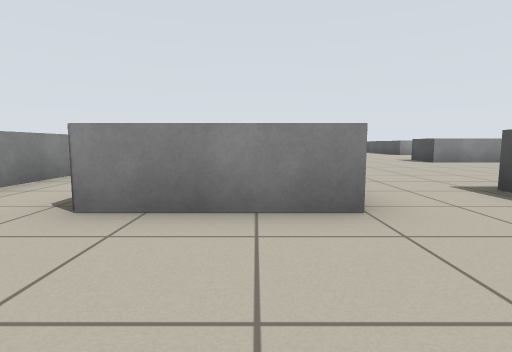
View 1 (above)

19 first-person views from a walk through a world built for the Player/Stage simulator. The camera is 0.62 m above the floor, tilts 6° down and sees 80° across. Floor lines are 1 m apart. The floor is counted in squares, 1 m on a side. Each view is taken from the middle of a square. On the plan, view 1 faces up. The plan holds only what a view shows up to about 9 squares ahead; the rest is blank. The robots in the file are not drawn.

View 2
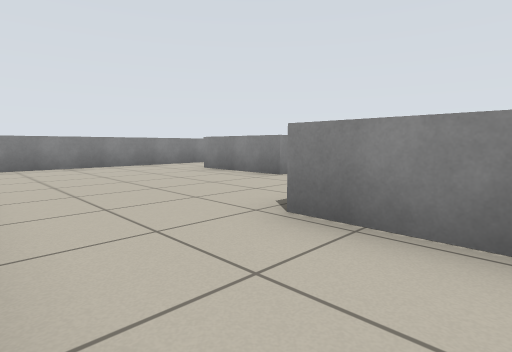

View 3
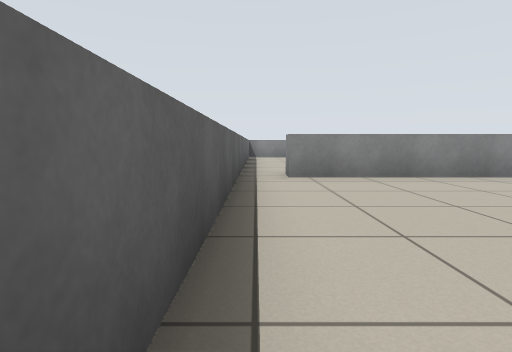

View 4
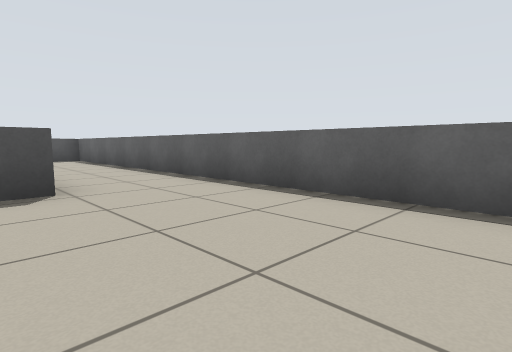

View 5
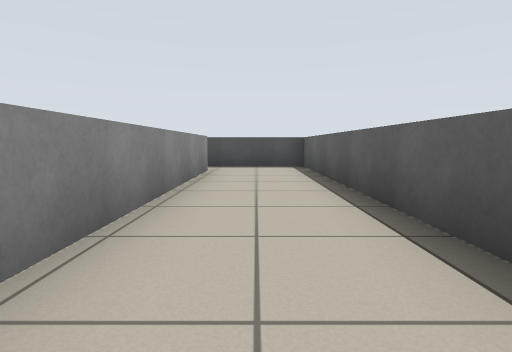

View 6
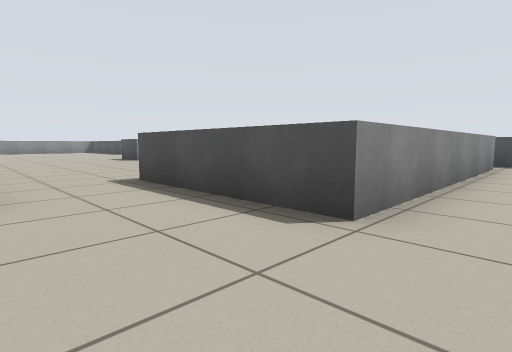

View 7
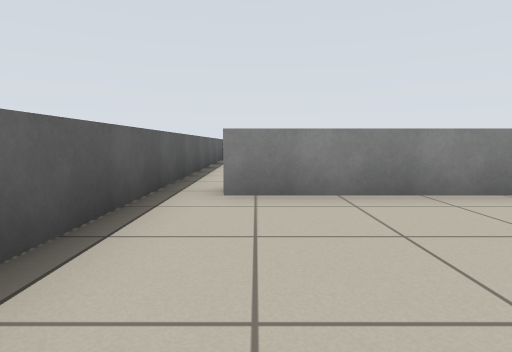

View 8
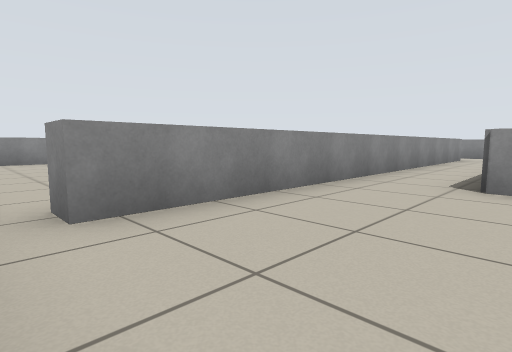

View 9
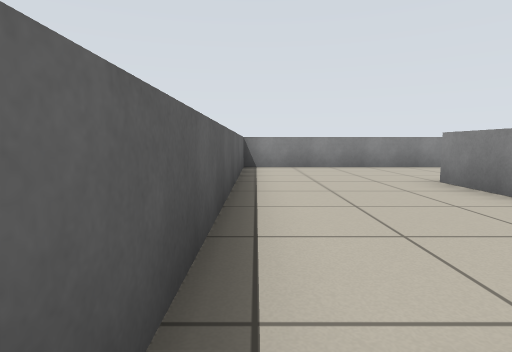

View 10
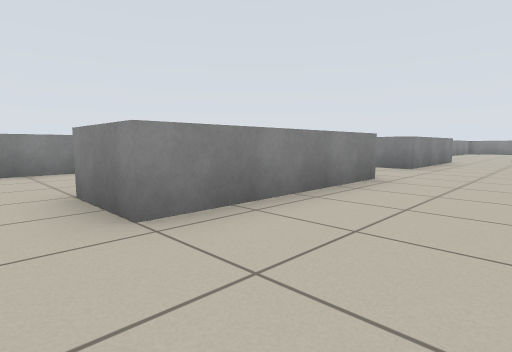

View 11
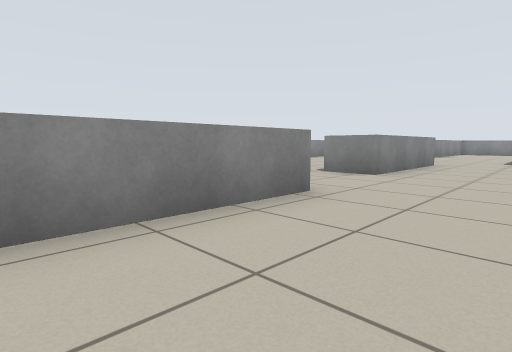

View 12
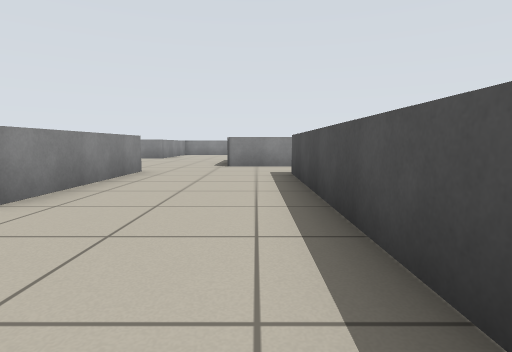

View 13
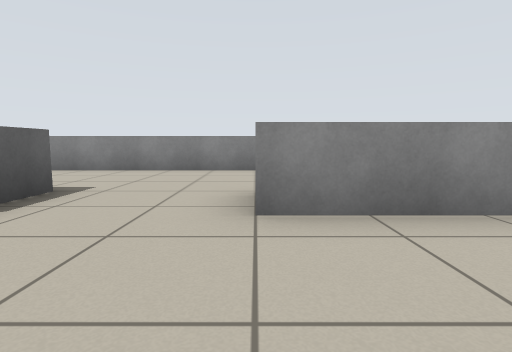

View 14
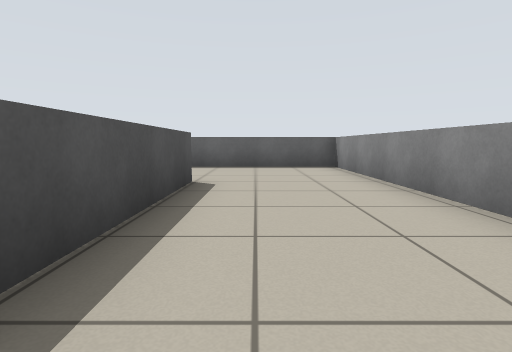

View 15
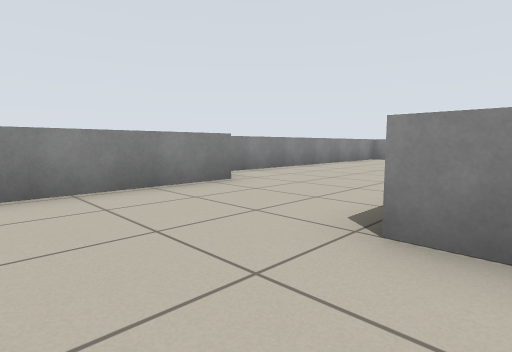

View 16
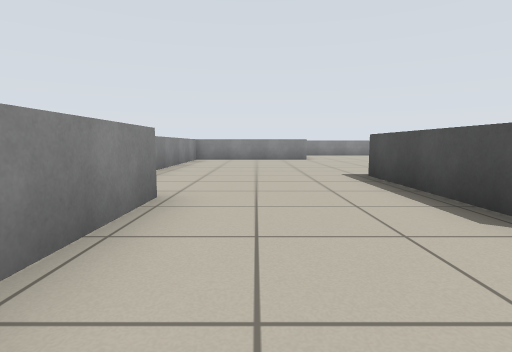

View 17
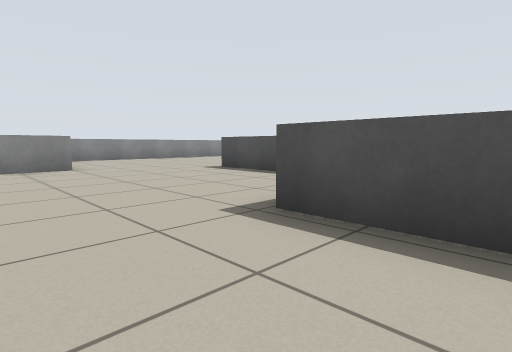

View 18
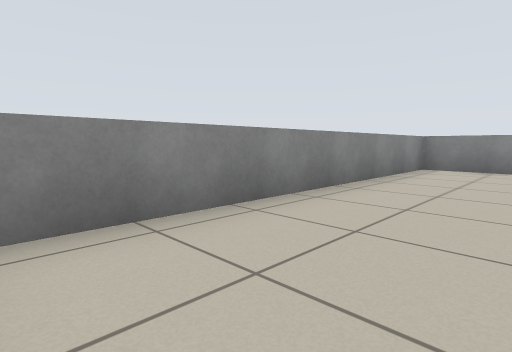

View 19
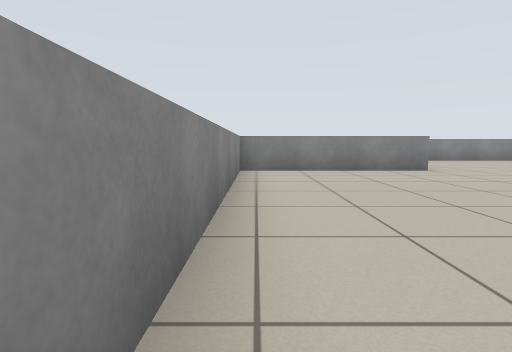

### Floor plan
Ten units are one square. View 1 is at (0, 0); x grows to the right and y downward. Boxes are objects, and circles mark ways between rooms. Rooms are numbered by the first view taken in them; rooms with no view inside come last. Other rooms are left out.
<svg viewBox="-139 -186 258 214">
<path fill="none" stroke="#000" d="M10 -27 -18 -27M-36 -16 -36 14 -42 14M-45 23 114 23 114 6M102 -1 33 -1 33 -26M-73 -54 -73 -10 -88 -10 -88 -49M-90 -54 -80 -54M-42 -58 -42 -114M-122 -76 -122 23 -45 23M-76 -120 -76 -80 -89 -80M-40 -134 -59 -134M-122 -96 -122 -76M-58 -145 -58 -165M-88 -85 -88 -120M-90 -181 -134 -181 -134 -101"/>
<circle cx="-40" cy="20" r="3" fill="#2a7"/>
<circle cx="-105" cy="-85" r="3" fill="#2a7"/>
<circle cx="-70" cy="-125" r="3" fill="#2a7"/>
<text x="20" y="10">1</text>
<text x="-70" y="-40">2</text>
<text x="-100" y="-130">3</text>
</svg>
Room 1 opens to room 2. Room 2 opens to room 3.

Where each view was taken, in squares from view 1:
view 1: 0 up, 0 right, facing up
view 2: 2 down, 5 right, facing up-left
view 3: 2 down, 2 right, facing left
view 4: 1 up, 1 left, facing down-right
view 5: 1 down, 3 right, facing right
view 6: 1 down, 1 right, facing up-right
view 7: 1 down, 0 right, facing left
view 8: 2 down, 1 left, facing up-left
view 9: 2 down, 4 left, facing left
view 10: 0 up, 5 left, facing up-left
view 11: 2 up, 5 left, facing up-left
view 12: 5 up, 5 left, facing up
view 13: 8 up, 5 left, facing left
view 14: 6 up, 10 left, facing down
view 15: 6 up, 8 left, facing up-left
view 16: 6 up, 11 left, facing up
view 17: 10 up, 11 left, facing up-right
view 18: 10 up, 11 left, facing up-left
view 19: 11 up, 13 left, facing up
